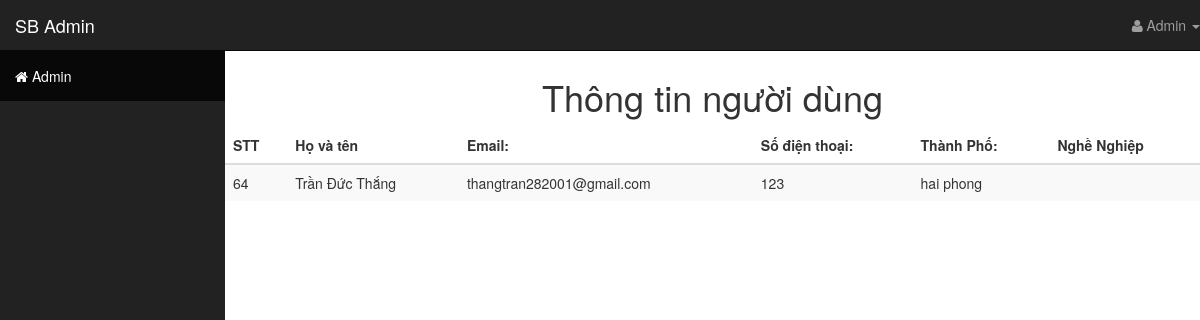
Page /view.php?us_id=64 on the committed database.
### tables this page shows
CREATE TABLE `user` (
  `us_id` int(10) NOT NULL,
  `us_name` varchar(50) NOT NULL,
  `us_email` varchar(50) NOT NULL,
  `us_phone` varchar(20) NOT NULL,
  `us_city` varchar(50) NOT NULL,
  `us_career` varchar(50) NOT NULL,
  `us_resDate` date NOT NULL DEFAULT current_timestamp(),
  `avatar` varchar(255) DEFAULT NULL
);

### view.php (the view, shortened to what this page needs)
<!DOCTYPE html>
<html lang="en">
<head>
    <link href="./public/css/bootstrap.min.css" rel="stylesheet">
    <link href="./public/css/sb-admin.css" rel="stylesheet">
    <link href="./public/css/plugins/morris.css" rel="stylesheet">
    <link href="./public/font-awesome/css/font-awesome.min.css" rel="stylesheet" type="text/css">
    <link href="./public/css/sb-admin.css" rel="stylesheet">
    <link rel="stylesheet" href="./public/font-awesome/css/font-awesome.min.css">
    <link rel="stylesheet" href="http://cdn.oesmith.co.uk/morris-0.4.3.min.css">
</head>
<body>
<div id="wrapper">
      <nav class="navbar navbar-inverse navbar-fixed-top" role="navigation">
        <div class="navbar-header">
          <a class="navbar-brand" href="index.html">SB Admin</a>
        </div>
        <div class="collapse navbar-collapse navbar-ex1-collapse">
          <ul class="nav navbar-nav side-nav">
            <li class="active"><a href="index.html"><i class="fa fa-home"></i> Admin</a></li>
          </ul>
          <ul class="nav navbar-nav navbar-right navbar-user">
            <li class="dropdown user-dropdown">
              <a href="#" class="dropdown-toggle" data-toggle="dropdown"><i class="fa fa-user"></i> Admin <b class="caret"></b></a>
            </li>
          </ul>
        </div>
      </nav>
      <form action="" >
        <h1 style="text-align: center; padding-top:27px ;">Thông tin người dùng</h1>
        <div class="bd-example">
          <table class="table table-striped table-hover">
              <thead>
            <tr>
              <th scope="col">STT</th>
              <th scope="col">Họ và tên</th>
              <th scope="col">Email:</th>
              <th scope="col">Số điện thoại:</th>
              <th scope="col">Thành Phố:</th>
              <th scope="col">Nghề Nghiệp</th>
            </tr>
          </thead>
          <tbody>
                            <?php
                            $conn=mysqli_connect('localhost','root','','thicuoiki');
                            $us_id = $_GET['us_id'];
                            $sql="SELECT* FROM user where us_id = '$us_id'";
                            $result = mysqli_query($conn,$sql);
                            if(mysqli_num_rows($result)>0){
                               $row = mysqli_fetch_assoc($result)
                            ?>
                                    <tr>
                                        <td scope="row"><?php echo $row['us_id'] ?></td>
                                        <td><?php echo $row['us_name'] ?></td>
                                        <td><?php echo $row['us_email'] ?></td>
                                        <td><?php echo $row['us_phone'] ?></td>
                                        <td><?php echo $row['us_city'] ?></td>
                                        <td><?php echo $row['us_career'] ?> </td>
                                    </tr>
                            <?php
                                }
                             ?>
          </tbody>
          </table>
        </div>
      </form>
    </div>
  </body>
</html>

### public/css/sb-admin.css (style rules this page uses)
body { margin-top: 100px; }
@media (min-width:768px) { body { margin-top: 50px; } }
#wrapper { padding-left: 0; height: 500px !important; }
@media (min-width:768px) { #wrapper { padding-left: 225px; } }
@media (min-width:768px) { .side-nav { position: fixed; top: 51px; left: 225px; width: 225px; margin-left: -225px; border: none; border-radius: 0; overflow-y: auto; background-color: #222; bottom: 0; overflow-x: hidden; padding-bottom: 40px; } }
@media (min-width:768px) { .side-nav>li>a { width: 225px; } }

### rows in the picture
user: us_id "64", us_name "Trần Đức Thắng", us_email "thangtran282001@gmail.com", us_phone "123", us_city "hai phong"
